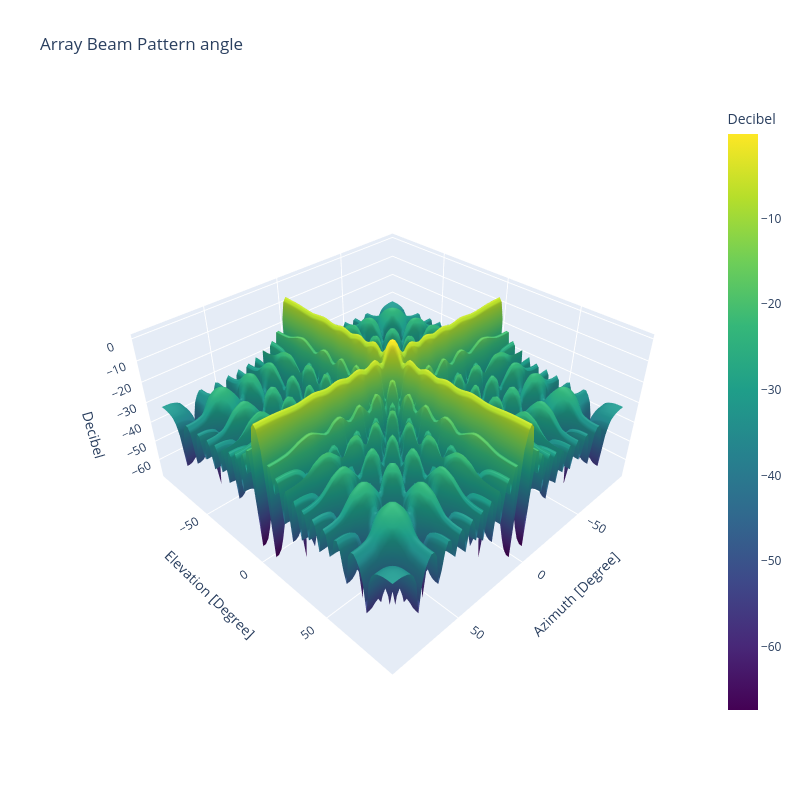

Write notebook code for a chart like this one.
### Code cell
arr = Array(antenna_element, array_geometry)

arr.plot.beam(
    DirectionDomain.ANGLE,
    PhaseUnit.DEGREE,
    AmplitudeDomain.AntennaFactor,
    AmplitudeUnit.DECIBEL,
    FigureType.SURFACE,
    Frequency(1, FrequencyUnit.GIGAHERTZ),
)
